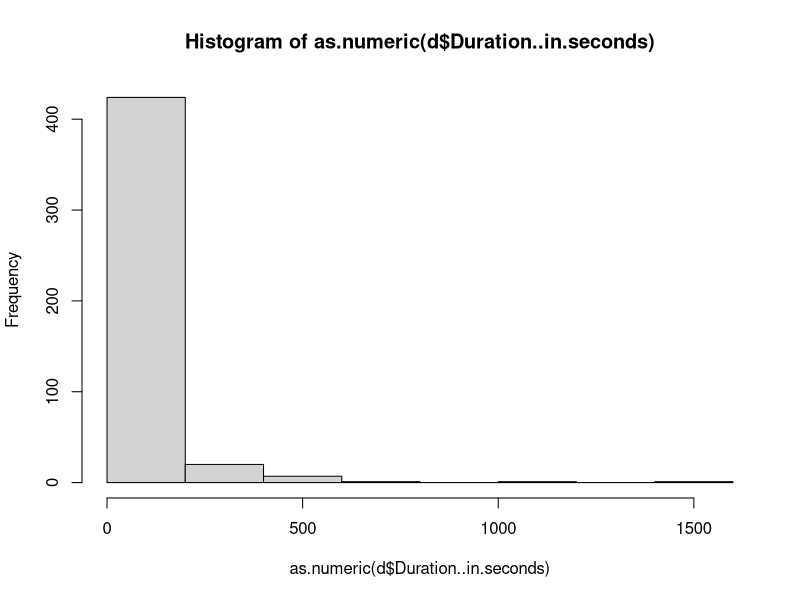
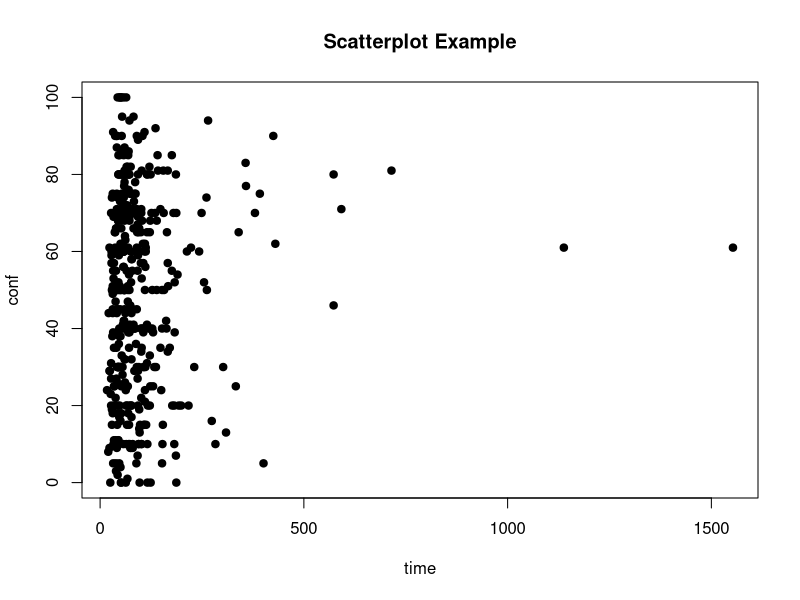
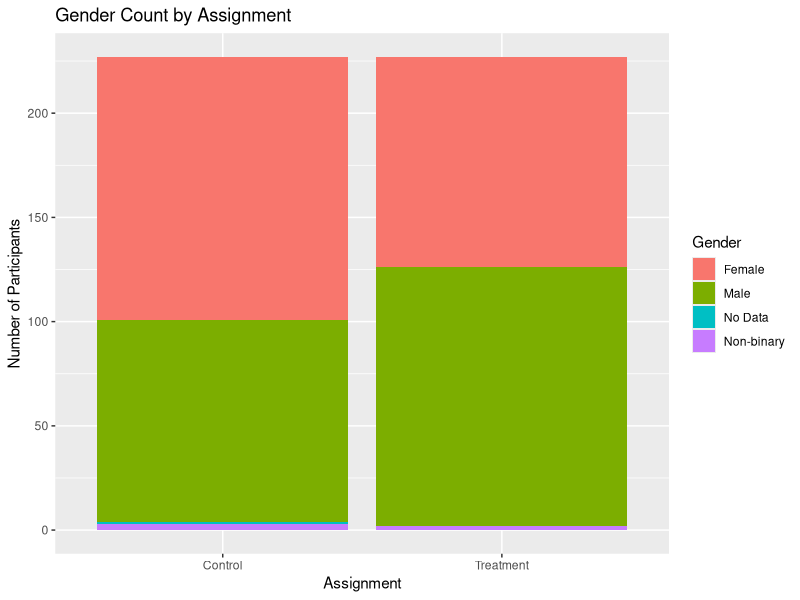
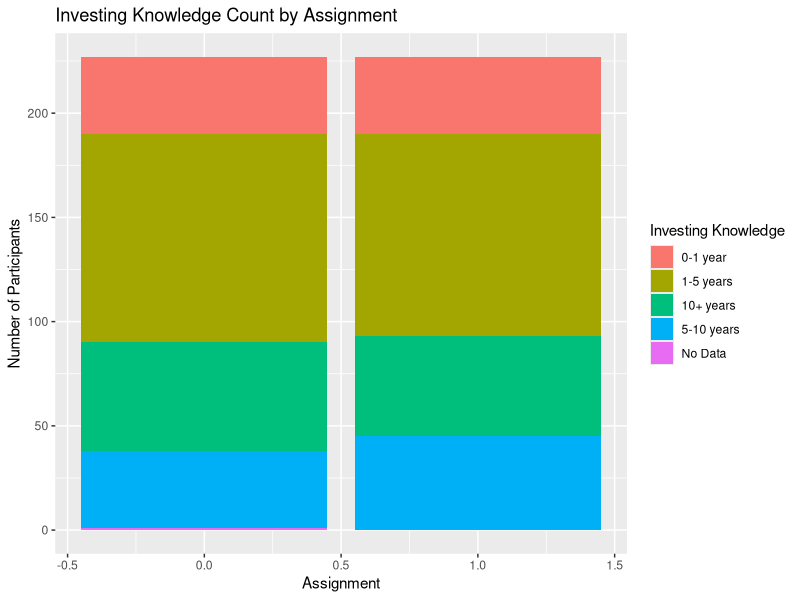
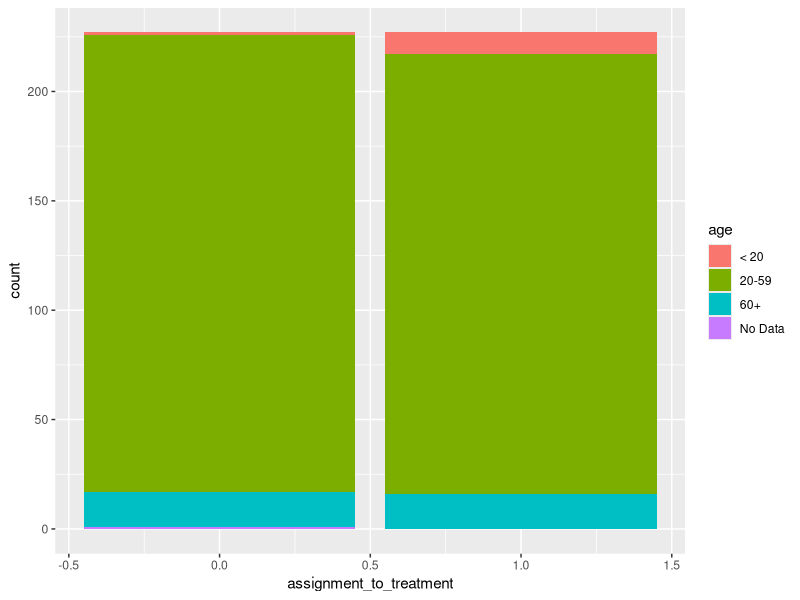
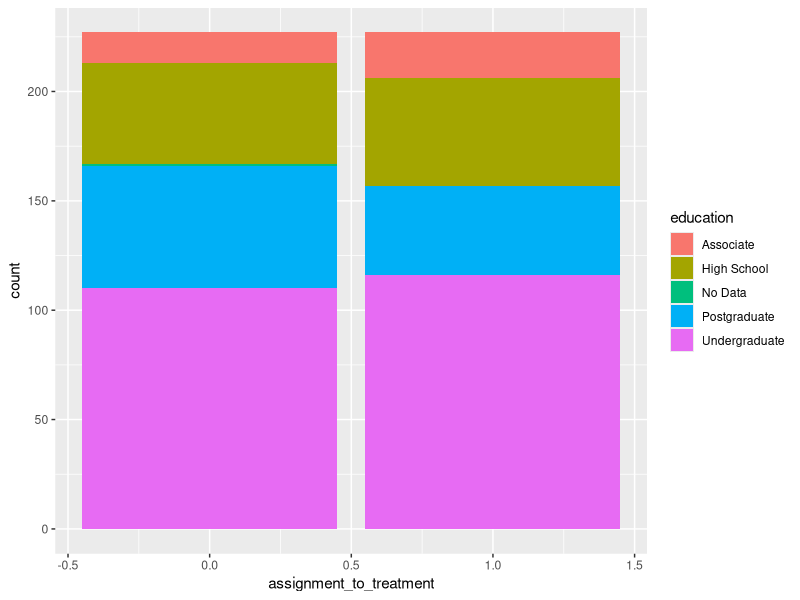
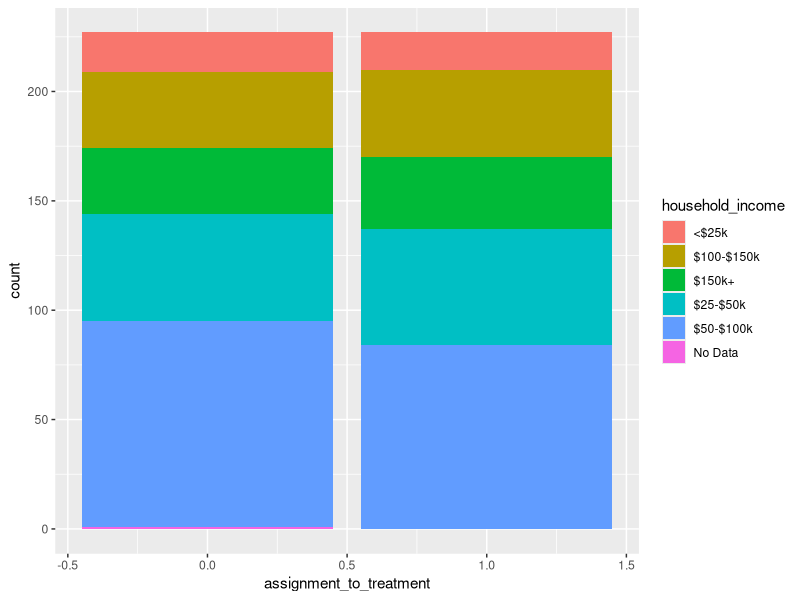
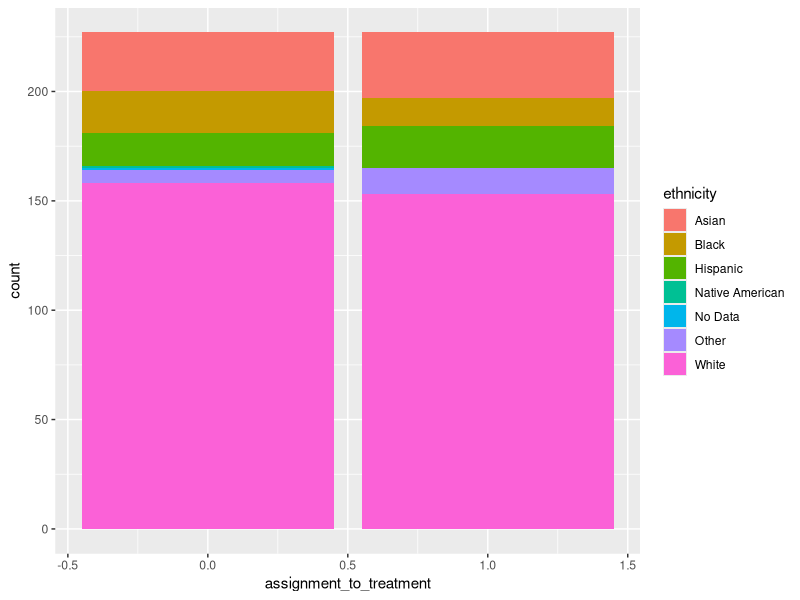

The R script that drew these images, in order:
## ---- chunk 1
library(data.table)
library(sandwich)
library(lmtest)

library(ggplot2)
library(knitr)
library(foreign)
## ---- chunk 2
d <- read.csv(file = 'data/input/ESG Survey 3_April 8, 2022_10.20.csv')
d <- data.table(d)
colnames(d)
## ---- chunk 3
columns_to_analyse <- c('StartDate', 'EndDate', 'Duration..in.seconds.', 'Q18', 'Gender', 'Investing.knowledge','Age', 'Education', 'Household.income', 'Ethnicity', 'Stock_1', 'Q22', 'Gender.1', 'Investing.knowledge.1', 'Age.1', 'Education.1', 'Household.income.1', 'Ethnicity.1', 'Stock_1.1')
columns_temp <- c("StartDate", "EndDate", "Q18")

# colnames(d)

subset(d, select = columns_to_analyse)
nrows <- nrow(d)
# remove the metadata

d <- d[3:nrows,]
d <- d[d$StartDate >= "2022-04-06 14:33:20"]
d
## ---- chunk 4
hist(as.numeric(d$Duration..in.seconds))
## ---- chunk 5
d$assignment_to_treatment <-  ifelse(d$Age.1 == "", 0, 1)
d$gender <- ifelse(d$assignment_to_treatment == 1, 
                              d$Gender.1, d$Gender)
d$investing_knowledge <- ifelse(d$assignment_to_treatment == 1, 
                                           d$Investing.knowledge.1, d$Investing.knowledge)
d$age <- ifelse(d$assignment_to_treatment == 1, 
                           d$Age.1, d$Age)
d$education <- ifelse(d$assignment_to_treatment == 1, 
                           d$Education.1, d$Education)
d$household_income <- ifelse(d$assignment_to_treatment == 1, 
                           d$Household.income.1, d$Household.income)
d$ethnicity <- ifelse(d$assignment_to_treatment == 1, 
                           d$Ethnicity.1, d$Ethnicity)
d$stock <- ifelse(d$assignment_to_treatment == 1, 
                           d$Stock_1.1, d$Stock_1)
d$assignment_to_treatment_name <- ifelse(d$assignment_to_treatment == 1, "Treatment", "Control")

d[d$gender == ""]$gender <- "No Data"
d[d$investing_knowledge == ""]$investing_knowledge <- "No Data"
d[d$age == ""]$age <- "No Data"
d[d$education == ""]$education <- "No Data"
d[d$household_income == ""]$household_income <- "No Data"
d[d$ethnicity == ""]$ethnicity <- "No Data"
d[d$stock == ""]$stock <- "No Data"
## ---- chunk 6
attach(d)
plot(as.numeric(d$Duration..in.seconds), stock, main="Scatterplot Example",
   xlab="time", ylab="conf", pch=19) 
sum(d$assignment_to_treatment)
## ---- chunk 7
# Gender
ggplot(d, aes(x = assignment_to_treatment_name, fill = gender)) +
  geom_bar() +
  ylab("Number of Participants") +
  xlab("Assignment") +
  ggtitle("Gender Count by Assignment") +
  labs(fill = "Gender")
  scale_x_discrete(
   "Assignment to Treatment",
   labels=c("Control", "Treatment"),
   limits=factor(0, 1))

# Investing Knowledge
ggplot(d, aes(x = assignment_to_treatment, fill = investing_knowledge)) +
  geom_bar() +
  ylab("Number of Participants") +
  xlab("Assignment") +
  ggtitle("Investing Knowledge Count by Assignment") +
  labs(fill = "Investing Knowledge")
  scale_x_discrete(
   "Assignment to Treatment",
   labels=c("Control", "Treatment"),
   limits=factor(0, 1))

# Age
ggplot(d, aes(x = assignment_to_treatment, fill = age)) +
  geom_bar()

# Education
ggplot(d, aes(x = assignment_to_treatment, fill = education)) +
  geom_bar()

# Household Income
ggplot(d, aes(x = assignment_to_treatment, fill = household_income)) +
  geom_bar()

# Ethnicity
ggplot(d, aes(x = assignment_to_treatment, fill = ethnicity)) +
  geom_bar()
## ---- chunk 8
# Represent it

ggplot(d, aes(x=as.numeric(stock), fill=as.factor(assignment_to_treatment))) +
  geom_density( color="#e9ecef", alpha=0.2, position = 'identity') +
  scale_fill_manual(values=c("green", "red")) +
  labs(fill="Assignment to Treatment") +
  xlab("Likelihood to Invest in Presented Company") + 
  ylab("Number of Participants") +
  ggtitle("Comparison of Distributions of Outcome")
## ---- chunk 9
control <- as.numeric(d[d$assignment_to_treatment == 0]$stock)
treatment <- as.numeric(d[d$assignment_to_treatment == 1]$stock)

treatment_mean <- mean(treatment)
control_mean <- mean(na.omit(control))

ate <- (treatment_mean - control_mean) / control_mean

t.test(control, treatment)
## ---- chunk 10
library(sandwich)
library(lmtest)

model <- lm(as.numeric(
  stock) ~ I(household_income) +
    I(gender) +
    I(age) +
    I(ethnicity) +
    I(investing_knowledge),
            data=d)
coef_se <- lmtest::coefci(model, vcov.=vcovHC(model, type="HC"))
model_summary <- summary(model, se=coef_se)
model_summary
